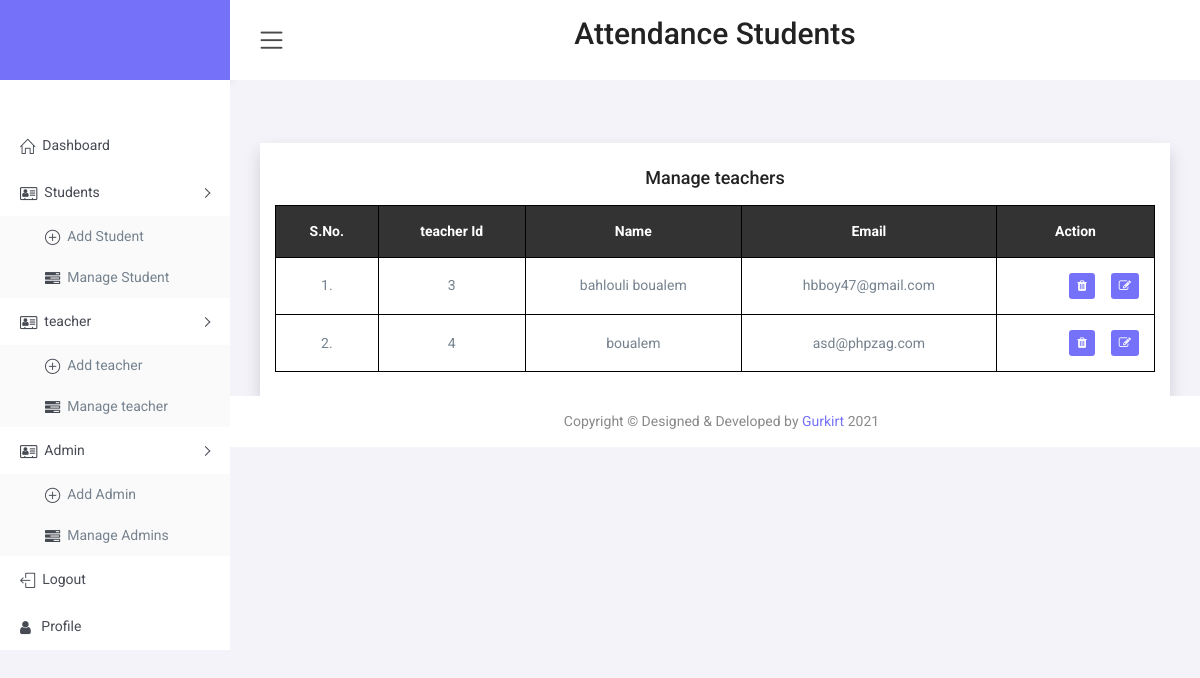
The app's page /admin/manage-teacher.php (signed in) with its own data.
### tables this page shows
CREATE TABLE `teacher` (
  `id` int(11) NOT NULL,
  `name` varchar(100) DEFAULT NULL,
  `email` varchar(100) DEFAULT NULL,
  `password` varchar(100) DEFAULT NULL
);

### admin/manage-teacher.php (the view, shortened to what this page needs)
<?php
    require_once "include/header.php";
?>
<?php
    require_once "include/header.php";
?>
<?php
require_once "../connection.php";
$sql = "SELECT * FROM teacher";
$result = mysqli_query($conn , $sql);
$i = 1;
?>
<div class="container bg-white shadow">
    <div class="py-4 mt-5">
    <div class='text-center pb-2'><h4>Manage teachers</h4></div>
    <table style="width:100%" class="table-hover text-center ">
    <tr class="bg-dark">
        <th>S.No.</th>
        <th>teacher Id</th>
        <th>Name</th>
        <th>Email</th>
        <th>Action</th>
    </tr>
    <?php
    if( mysqli_num_rows($result) > 0){
        while( $rows = mysqli_fetch_assoc($result) ){
            $name= $rows["name"];
            $email= $rows["email"];
            $id = $rows["id"];
            ?>
        <tr>
        <td><?php echo "{$i}."; ?></td>
        <td><?php echo $id; ?></td>
        <td> <?php echo $name ; ?></td>
        <td><?php echo $email; ?></td>
        <td>  <?php
                $edit_icon = "<a href='edit-teacher.php?id= {$id}' class='btn-sm btn-primary float-right ml-3 '> <span ><i class='fa fa-edit '></i></span> </a>";
                $delete_icon = " <a href='delete-teacher.php?id={$id}' id='bin' class='btn-sm btn-primary float-right'> <span ><i class='fa fa-trash '></i></span> </a>";
                echo $edit_icon . $delete_icon;
             ?>
        </td>
    <?php
            $i++;
            }
        }
    ?>
     </tr>
    </table>
    </div>
</div>
<?php
    require_once "include/footer.php";
?>
<?php
    require_once "include/footer.php";
?>

### admin/manage-teacher.php (style rules this page uses)
table, th, td { border: 1px solid black; padding: 15px; }
table { border-spacing: 10px; }

### records on screen
teacher: id "3", name "bahlouli boualem", email "hbboy47@gmail.com"
teacher: id "4", name "boualem", email "asd@phpzag.com"
